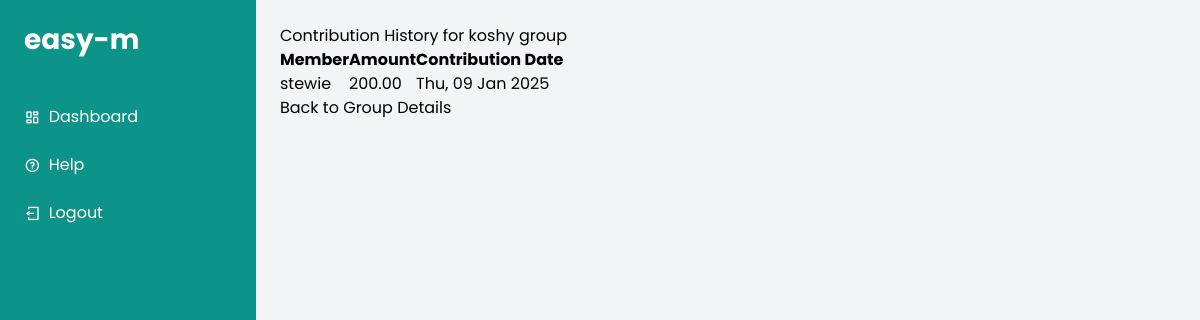
The app's page /group/2/history/ (signed in) with its own data.
### contributions/models.py (models this page shows, shortened)
class Group(models.Model):
    name = models.CharField(max_length=100)
    members = models.ManyToManyField(User)
    weekly_contribution = models.DecimalField(max_digits=10, decimal_places=2)
    interest_rate = models.DecimalField(max_digits=5, decimal_places=2, default=25)
    admin = models.ForeignKey(User, on_delete=models.CASCADE, related_name='admin_groups')
    join_code = models.CharField(max_length=8, blank=True, null=True)
    created_at = models.DateTimeField(auto_now_add=True)
    cycle_length = models.PositiveIntegerField(default=7)  # Length of payout cycle in days

class Contribution(models.Model):
    member = models.ForeignKey(User, on_delete=models.CASCADE)
    group = models.ForeignKey(Group, on_delete=models.CASCADE)
    amount = models.DecimalField(max_digits=10, decimal_places=2)
    contribution_date = models.DateField(default=date.today)

### contributions/views.py (the view)
# urls.py: path('group/<int:group_id>/history/', views.contribution_history, name='contribution_history'),
@login_required
def contribution_history(request, group_id):
    group = get_object_or_404(Group, id=group_id)
    if request.user not in group.members.all():
        messages.error(request, "You are not authorized to view this group's history.")
        return redirect('dashboard')
    contributions = group.contribution_set.all().order_by('-contribution_date')  # Order by most recent
    return render(request, 'contributions/history.html', {
        'group': group,
        'contributions': contributions,
    })

### contributions/templates/contributions/history.html
{% extends 'contributions/base.html' %}
{% block content %}
<h1>Contribution History for {{ group.name }}</h1>
<table class="table table-striped">
    <thead>
        <tr>
            <th>Member</th>
            <th>Amount</th>
            <th>Contribution Date</th>
        </tr>
    </thead>
    <tbody>
        {% for contribution in contributions %}
            <tr>
                <td>{{ contribution.member.username }}</td>
                <td>{{ contribution.amount }}</td>
                <td>{{ contribution.contribution_date|date:"D, d M Y" }}</td>
            </tr>
        {% empty %}
            <tr>
                <td colspan="3">No contributions have been made yet.</td>
            </tr>
        {% endfor %}
    </tbody>
</table>
<a href="{% url 'group_detail' group.id %}" class="btn btn-secondary">Back to Group Details</a>
{% endblock %}

### contributions/static/css/style.css (style rules this page uses)
* { margin: 0; padding: 0; box-sizing: border-box; font-family: 'Poppins', sans-serif; list-style: none; text-decoration: none; }
body { background-color: #F7F7F7; }
:root { --teal-600: #4ABDAC; --charcoal: #333333; --coral: #FC4A1A; }

### records on screen
Group: name "koshy group"
Contribution: member.username "stewie", amount "200.00", contribution_date "Thu, 09 Jan 2025"
